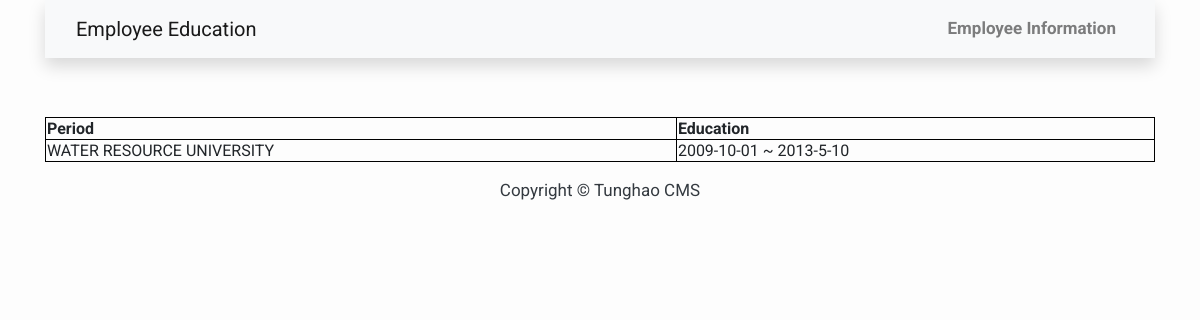
Page /employee/education/1 on the committed database.
### CVEmp/models.py (models this page shows)
class Education(models.Model):
	edu_name = models.CharField(max_length=255)
	period = models.CharField(max_length=255)
	emp = models.ForeignKey(Employee, on_delete=models.CASCADE)

### CVEmp/views.py (the view)
# urls.py: path('education/<int:pk>', EducationEmployee.as_view(), name="employee_education"),
class EducationEmployee(DetailView):
	model = Education
	template = 'employee/education.html'
	def get(self, request, *args, **kwargs):
		education = Education.objects.filter(emp__pk=kwargs['pk'])
		if education.count() > 0:
			context = { 'education': education }
			return render(request, 'employee/education.html', context)
		else:
			return HttpResponseNotFound('<h1 style="color:red">Page not found</h1><h4>This employee has no profile yet</h4>')

### templates/employee/education.html (shortened to what this page needs)
{% extends "base.html" %}
{% block nav-name %}
	Employee Education
{% endblock nav-name %}
{% block content %}
<br>
<br>
<table>
  <tr>
    <th>Period</th>
    <th>Education</th>
  </tr>
{% for e in education %}
  <tr>
    <td>{{ e.edu_name }}</td>
    <td>{{ e.period }}</td>
  </tr>
{% endfor %}
</table>
{% endblock content %}

### templates/base.html (style rules this page uses)
body { font-family: "Roboto", sans-serif; font-size: 17px; background-color: #fdfdfd; }

### templates/employee/education.html (style rules this page uses)
table, th, td { border:1px solid black; }
table { width:100%; }

### rows in the picture
Education: edu_name "WATER RESOURCE UNIVERSITY", period "2009-10-01 ~ 2013-5-10"
